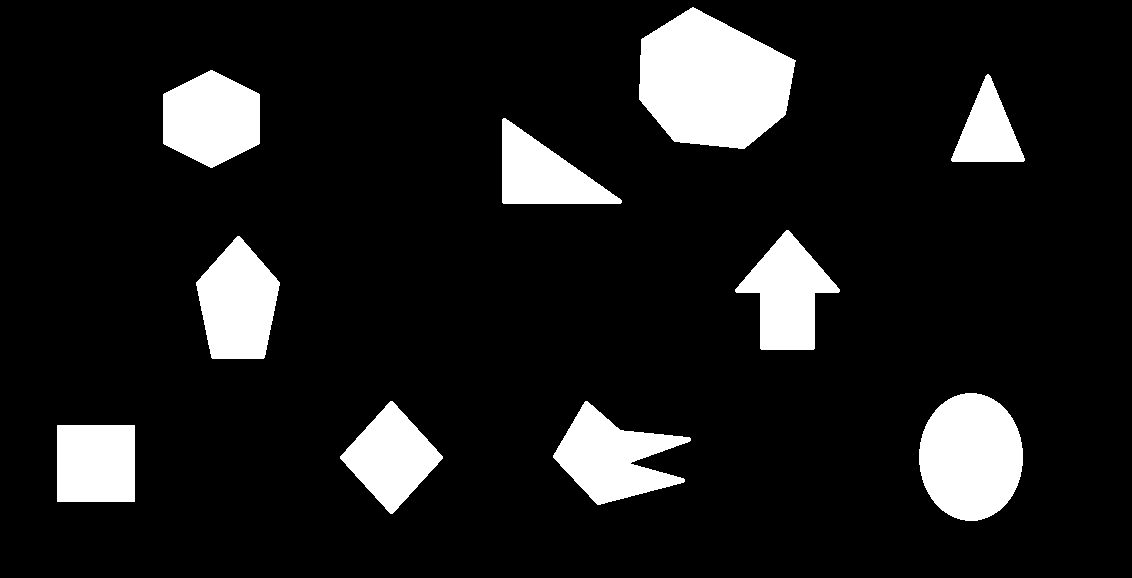
#> input picture Section2_NumberPlateRecognition/resources/images/shapes.png, 1132 x 578 px
$ jupyter execute --allow-errors Section2_Notebook_Unsolved-Copy1.ipynb   (shell and % lines are left out)   (older library calls are emulated)
#> lines starting #> are read from the running program, lines starting #| are printed output that depends on the picture; after the words box and inside, x2 and y2 are one past the last pixel; in counts of white or black regions, pixels touching at a corner belong together; pictures that were not available may be replaced by others from this repository, and a replacement may not be noted
[cell 1]
# Testing the environment

import cv2
import numpy as np

# Testing the OpenCV version
print("OpenCV : ",cv2.__version__)


# Testinng the numpy version
print("Numpy : ",np.__version__)

[cell 2]
# Finding and drawing contours in an image (Eg 1: Binary Image)

import cv2
import numpy as np
import matplotlib.pyplot as plt
import matplotlib.image as mpimg


img = cv2.imread('resources/images/shapes.png')
#> img is the input picture: shape (578, 1132, 3); 11.6% white; 10 white regions, largest, box (x1, y1, x2, y2) and area: (639, 7, 796, 149) 15988, (919, 393, 1023, 521) 10455, (553, 401, 691, 505) 7312

# Convert the image to grayscale

# TODO : 1

# Note: The image is already thresholded
# Use findContours function from the OpenCV library to find countours

# TODO : 2

# Print the number of shapes found

# TODO : 3

#now lets draw these contours
# 1. Loop through every contour
# 2. find the minAreaRect that fit the contour
# 3. find the box points
# 4. generate a binary image with the box points as the only visible points
# 5. plot the points in the contour using drawContours

# TODO: 4

plt.figure("Example 1")
plt.imshow(img)
plt.title('Binary Contours in an image')
plt.show()

#> (a cell that did not finish here is left out)

[cell 4]
# Capturing Hu Moments from Images
# Image moments help you to calculate some features like center of mass of the object, area of the object

import cv2
import numpy as np
import matplotlib.pyplot as plt
import matplotlib.image as mpimg


img = cv2.imread('resources/images/shapes.png')
image = cv2.cvtColor(img,cv2.COLOR_BGR2GRAY)
#> image: shape (578, 1132); 11.6% white; 10 white regions

#Note: The image is already thresholded and we can simply call the getContours function from the OpenCV library
_, contours, _ = cv2.findContours(image, cv2.RETR_EXTERNAL, cv2.CHAIN_APPROX_SIMPLE)
#> contours = 10 contours; largest, box (x1, y1, x2, y2) and area: (639, 7, 796, 149) 15776, (919, 393, 1023, 521) 10290, (196, 236, 280, 359) 7120, (553, 401, 691, 505) 7104, (163, 70, 260, 168) 7056

# We know that the input image has 10 shapes, and lets see if the library could find all these 10 contours
print("Shapes found : ", len(contours)) # should return 10
#| Shapes found :  10

#now lets draw these contours
#> (the rest of this cell did not finish here and is left out)

[cell 5]
# Template matching finding a face in an image

import cv2
import numpy as np
import matplotlib.pyplot as plt
import matplotlib.image as mpimg


# She was the first woman of indian origin in Space
# In 2003, Chawla was one of the seven crew members who died in the Space Shuttle Columbia disaster
# https://en.wikipedia.org/wiki/Kalpana_Chawla
target_name = "Kalpana Chawla"

# Reading the original image
img   = mpimg.imread('resources/images/kchawla.jpg')
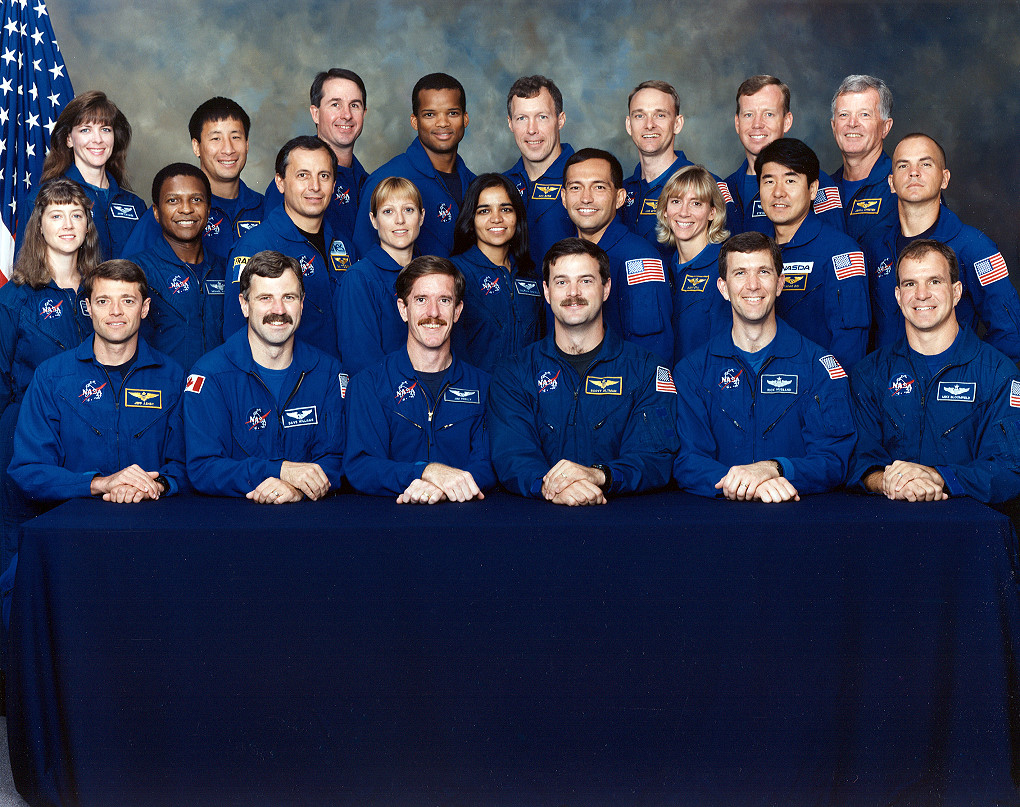
#> input picture Section2_NumberPlateRecognition/resources/images/kchawla.jpg, 1020 x 807 px
#> img is the input picture: shape (807, 1020, 3); mean R, G, B 48.5, 56.4, 82.4
image = img.copy()

# Converting the copy of the image to grayscale

# TODO : 1

# Reading the template of the image of kalpana chawla
template = cv2.imread("resources/images/kc_template.png",0)
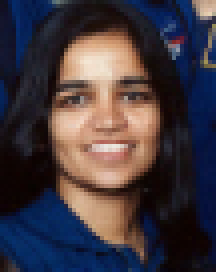
#> input picture Section2_NumberPlateRecognition/resources/images/kc_template.png, 54 x 68 px (shown 4 times larger)
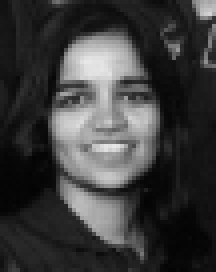
#> template: shape (68, 54) (shown 4 times larger); min 3, max 231, mean 60.3

# TODO : 2

# Converting the images to uint8 type
# TODO : 3

# performing the actual template matching on the image

# TODO : 4

# calculating the bounds of the template to be plotted in the next step

# TODO : 5

# finding the top left and the bottom right corners in the image

# TODO: 6

# rendering the boundary and the description for the template
#> (the rest of this cell did not finish here and is left out)

[cell 6]
# Background Subtraction and detecting humans in a CCTV footage

%pylab inline

import numpy as np
import cv2
from IPython.display import clear_output

vid = cv2.VideoCapture("resources/images/cctv.mp4")

# creating an elliptical kernel, usign the function cv2.getStructuralElement

# TODO : 1

# Initializing the createBackgroundSubtractorMOG2 background substraction instance

# TODO : 2

#> (the rest of this cell did not finish here and is left out)

[cell 7]
# Counting the number of coins in an image my performing distance transform on the forground image

import cv2
import numpy as np
import matplotlib.pyplot as plt
import matplotlib.image as mpimg


# Reading the coins image
#> (the rest of this cell did not finish here and is left out)

[cell 8]
# This is the library for generating Delaunary Traingulation and voronoi tessellation
# Run these prior to the Delaunay Traiangulation and Voronoi Tesselation examples

#------------------------------------------------------------------
# TinAlgo
#
# An Incremental Algorithm for the Construction of Delaunay Diagram
# author: bcheung 2013-05-07
# http://bennycheung.github.io/
#------------------------------------------------------------------

import math
import sys
import getopt
import time
TOL = 1e-6
#> TOL = 1e-06
BIG_FLOAT = 1e38

#------------------------------------------------------------------
# Computational Geometry functions
#------------------------------------------------------------------
"""
* Find the Circum-center of a circle which enclosed the given topological element.
* This algorithm copied from "A programmer geometry" by Adrian Bowyer p66.
* Computational expensive.
"""
# [20 lines left out: function triCircumCenter, not called in this run]

"""
* Returns twice the area of the oriented triangle (a, b, c), i.e., the
* area is positive if the triangle is oriented counterclockwise.
"""
def triArea(a, b, c):
    return (b.x - a.x)*(c.y - a.y) - (b.y - a.y)*(c.x - a.x)

"""
* Returns True if the point d is inside the circle defined by the
* points a, b, c. See Guibas and Stolfi (1985) p.107.
"""
# [6 lines left out: function triInCircle, not called in this run]

"""
* Returns True if the points a, b, c are in a counterclockwise order
"""
def triCCW(a, b, c):
    return triArea(a, b, c) > 0

"""
* Point is on the right face of an Edge
"""
def rightOfEdge(p, e):
    return triCCW(p, e.dest(), e.org())

"""
* Point is on the left face of an Edge
"""
def leftOfEdge(p, e):
    return triCCW(p, e.org(), e.dest())

"""
* A predicate that determines if the point x is on the edge e.
* The point is considered on if it is in the EPS-neighborhood
* of the edge.
"""
# [14 lines left out: function onEdge, not called in this run]


#------------------------------------------------------------------
"""
* Site Class
*
* Data structure to represent a Site (x,y), with index
"""
class Site(object):
    # [4 lines left out: function __init__, not called in this run]

    def __str__(self):
        return "(%.3f,%.3f)" % (self.x, self.y)

    def __repr__(self):
        return "(%d,%.3f,%.3f)" % (self.sitenum, self.x, self.y)

    def __eq__(self, other):
        return math.fabs(self.x - other.x) < TOL and math.fabs(self.y - other.y) < TOL

    def __add__(self, other):
        return Site(self.x + other.x, self.y + other.y)

    def __sub__(self, other):
        return Site(self.x - other.x, self.y - other.y)

    def length(self):
        return math.sqrt(self.x * self.x + self.y * self.y)

    # [4 lines left out: function distance, not called in this run]


#------------------------------------------------------------------
"""
* SiteList Class
*
* Data structure to represent a list of Sites
"""
class SiteList(object):
    # [14 lines left out: function __init__, not called in this run]
        # self.__sites.sort()

    def setSiteNumber(self,site):
        site.sitenum = self.__sitenum
        self.__sitenum += 1

    class Iterator(object):
        def __init__(this,lst):  this.generator = (s for s in lst)
        def __iter__(this):      return this
        # [5 lines left out: function next, not called in this run]

    def iterator(self):
        return SiteList.Iterator(self.__sites)

    def __iter__(self):
        return SiteList.Iterator(self.__sites)

    def __len__(self):
        return len(self.__sites)

    def _getxmin(self): return self.__xmin
    def _getymin(self): return self.__ymin
    def _getxmax(self): return self.__xmax
    def _getymax(self): return self.__ymax
    xmin = property(_getxmin)
    ymin = property(_getymin)
    xmax = property(_getxmax)
    ymax = property(_getymax)


#------------------------------------------------------------------
"""
* Edge Class
*
* Represent an edge for the triangle.
* The following picture illustrates the result of the edge operators:
*
* lnext <----------  dest -----------> rprev
* dprev  ---------->     <-----------  dnext
*                    ^ sym
*                    | |
*                    | |
* Left               | |
* Face         <-----+-+----  rot
*       invrot  -----+-+---->        Right
*                    | |             Face
*                    | |
*                    | |
*                    e V
* onext <---------         ----------> oprev
* lprev  --------->  org  <----------  rnext
*
*
* Edge Operators Algebra:
*   e      = current edge, directed from org to dest
*   sym    = current edge, directed from dest to org
*   rot    = dual of current edge, directed from right to left
*   invrot = dual of current edge, directed from left to right
*   onext  = next ccw edge around orgin
*   oprev  = rot->onext->rot
*   dnext  = sym->onext->sym
*   dprev  = invrot->onext->invrot
*   lnext  = invrot->onext->rot
*   lprev  = onext->sym
*   rnext  = rot->onext->invrot
*   rprev  = sym->onext
*
"""
class Edge(object):

    """
    * Make a new Edge, including QuadEdge structure
    """
    # [4 lines left out: function MakeEdge, not called in this run]

    """
    * This operator affects the two edge rings around the origins of a and b,
    * and, independently, the two edge rings around the left faces of a and b.
    * In each case, (i) if the two rings are distinct, sSplice will combine
    * them into one; (ii) if the two are the same ring, sSplice will break it
    * into two separate pieces.
    * Thus, sSplice can be used both to attach the two edges together, and
    * to break them apart. See Guibas and Stolfi (1985) p.96 for more details
    * and illustrations.
    """
    # [12 lines left out: function Splice, not called in this run]

    """
    * Delete an Edge, reconnecting with neighbors
    """
    # [10 lines left out: functions DeleteEdge, __init__, not called in this run]

    def __str__(self):
        return "[%s,%s]" % (self.org(), self.dest())

    def __repr__(self):
        return "[%s,%s]" % (self.org(), self.dest())

    # Return the dual of the current edge, directed from its right to its left.
    # [19 lines left out: functions rot, invrot, sym, not called in this run]

    # Return the next ccw edge around (from) the origin of the current edge.
    def onext(self):
        return self._next

    # Return the next cw edge around (from) the origin of the current edge.
    def oprev(self):
        return self.rot().onext().rot()

    # Return the next ccw edge around (into) the destination of the current edge.
    def dnext(self):
        return self.sym().onext().sym()

    # Return the next cw edge around (into) the destination of the current edge.
    def dprev(self):
        return self.invrot().onext().invrot()

    # Return the ccw edge around the left face following the current edge.
    def lnext(self):
        return self.invrot().onext().rot()

    # Return the ccw edge around the left face before the current edge.
    def lprev(self):
        return self.onext().sym()

    # Return the edge around the right face ccw following the current edge.
    def rnext(self):
        return self.rot().onext().invrot()

    # Return the edge around the right face ccw before the current edge.
    def rprev(self):
        return self.sym().onext()

    # Return the origin data point.
    def org(self):
        return self._data

    # Return the destination data point.
    def dest(self):
        return self.sym()._data

    # Assign the 2 end points value.
    def endPoints(self, org, dst):
        self._data = org
        self.sym()._data = dst

    # Return the quad edge data structure.
    def qedge(self):
        return _qedge

#------------------------------------------------------------------
"""
* QuadEdge Class
*
* The quad edge data structure.
* The following is the picture illustration of the quad edge data structure.
*
*             dst
*   Left Face  x     Right Face
*             ^ |sym
*             | |[2]
*             | |      rot
*      <------+-+----- [1]
*  invrot     | |
*    [3] -----+-+----->
*             | |
*           e | |
*          [0]| V
*              x
*             org
*
* Edge Description:
*   e      [0] = current edge, directed from org to dest
*   rot    [1] = dual of current edge, directed from right to left
*   sym    [2] = current edge, directed from dest to org
*   invrot [3] = dual of current edge, directed from left to right
*
"""
class QuadEdge(object):
    """
    * The QuadEdge e[4]
    """
    # [22 lines left out: function __init__, not called in this run]

#------------------------------------------------------------------
"""
* LineEqn Class
*
* Line equation support class
"""
class LineEqn(object):
    # [4 lines left out: function __init__, not called in this run]

    """
    * Computes the normalized line equation through the points p and q.
    """
    # [6 lines left out: function __init__, not called in this run]

    """
    * Plugs point p into the line equation.
    """
    def eval(self, p):
        return (self._a * p.x + self._b * p.y + self._c)

#------------------------------------------------------------------
"""
* TinBuilder Class
*
* The Triangulated Irregular Network construction class.
* The construction is based on the quad edge data structure.
* The data structure and algorithms are based on the paper:
*
* Leonidas Guibas and Jorge Stolfi,
*   "Primitives for the Manipulation of General Subdivisions and
*   the Computation of Voronoi Diagrams",
*   ACM Trans. on Graphics, Vol 4. no.2, April 1985, pp 75-123.
*
"""
class TinBuilder(object):

    """
    * Initialize a subdivision to the triangle defined by the bounding box
    * The bounding box is specified by (min X, max X) and (min Y, max Y)
    """
    # [26 lines left out: function __init__, not called in this run]

    """
    * Add a new edge e connecting the destination of a to the
    * origin of b, in such a way that all three have the same
    * left face after the connection is complete.
    * Additionally, the data pointers of the new edge are set.
    """
    # [6 lines left out: function connect, not called in this run]

    """
    * Essentially turns edge e counterclockwise inside its enclosing
    * quadrilateral. The data pointers are modified accordingly.
    """
    # [8 lines left out: function swap, not called in this run]

    """
    * Returns an edge e, s.t. either x is on e, or e is an edge of
    * a triangle containing x. The search starts from startingEdge
    * and proceeds in the general direction of x. Based on the
    * pseudocode in Guibas and Stolfi (1985) p.121.
    """
    # [13 lines left out: function locateSite, not called in this run]

    """
    * An Incremental Algorithm for the Construction of Delauny Diagram
    *
    * Inserts a new point into a subdivision representing a Delaunay
    * triangulation, and fixes the affected edges so that the result
    * is still a Delaunay triangulation. This is based on the
    * pseudocode from Guibas and Stolfi (1985) p.120, with slight
    * modifications and a bug fix.
    """
    # [38 lines left out: function insertSite, not called in this run]


    def insertSiteList(self, siteList):
        for site in pts:
            edge = self.insertSite(site)


    # [73 lines left out: functions getSiteVoronoi, getSiteDelaunay, getTriangle, getDelaunay, getVoronoi, not called in this run]

#> (a cell that did not finish here is left out)

#> (a cell that did not finish here is left out)

[cell 11]
# Mean Shift Segmentation of an Image ( based on the original paper)

import cv2
import os
import math
import numpy as np
from scipy import ndimage
from random import randint
import matplotlib.pyplot as plt
import matplotlib.image as mpimg


# Path to the input image
#> (the rest of this cell did not finish here and is left out)

[cell 12]
# Mean Shift Example for object tracking

import numpy as np
import cv2
from IPython.display import clear_output

%pylab inline

vid = cv2.VideoCapture('resources/images/objTrack.mp4')
# take first frame of the video

ret,frame = vid.read()
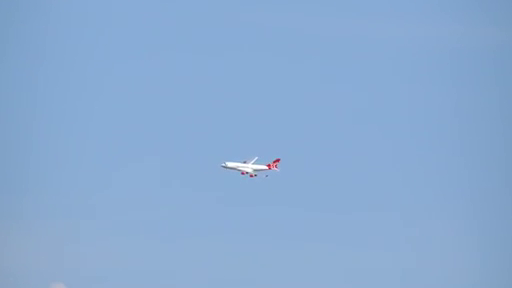
#> input picture frame 46 of Section3_SceneUnderstanding/resources/images/planeCam.mp4, 512 x 288 px, given in place of objTrack.mp4, which was not available
#> frame is the input picture: shape (288, 512, 3); mean B, G, R 210.1, 170.9, 137.6
frame = cv2.cvtColor(frame,cv2.COLOR_BGR2RGB)

# setup initial location of window
r,h,c,w = 180,150,470,50  # simply hardcoded the values
track_window = (c,r,w,h)

# set up the ROI for tracking

# TODO: 1
roi = frame[r:r+h, c:c+w]
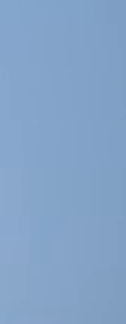
#> roi: shape (108, 42, 3) (shown 3 times larger); mean R, G, B 131.5, 163.4, 199.8

hsv_roi =  cv2.cvtColor(roi, cv2.COLOR_BGR2HSV)
#> hsv_roi: shape (108, 42, 3); mean H, S, V 14.2, 87.2, 199.8
mask = cv2.inRange(hsv_roi, np.array((0., 60.,32.)), np.array((180.,255.,255.)))
#> mask: shape (108, 42); every value is 255
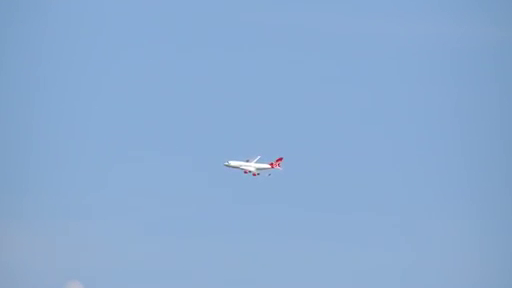
#> input picture frame 47 of Section3_SceneUnderstanding/resources/images/planeCam.mp4, 512 x 288 px, given in place of objTrack.mp4, which was not available
#> further down, frame is the input picture: shape (288, 512, 3); mean B, G, R 210.1, 171, 137.8
#> `hsv = cv2.cvtColor(frame, cv2.COLOR_BGR2HSV)`: hsv: shape (288, 512, 3); mean H, S, V 106.2, 87.9, 210.1

# we create a histogram of the ROI and then normalize it

# TODO : 2

# Setup the termination criteria, either 10 iteration or move by atleast 1 pt
term_crit = ( cv2.TERM_CRITERIA_EPS | cv2.TERM_CRITERIA_COUNT, 10, 1 )

#> (the rest of this cell did not finish here and is left out)
